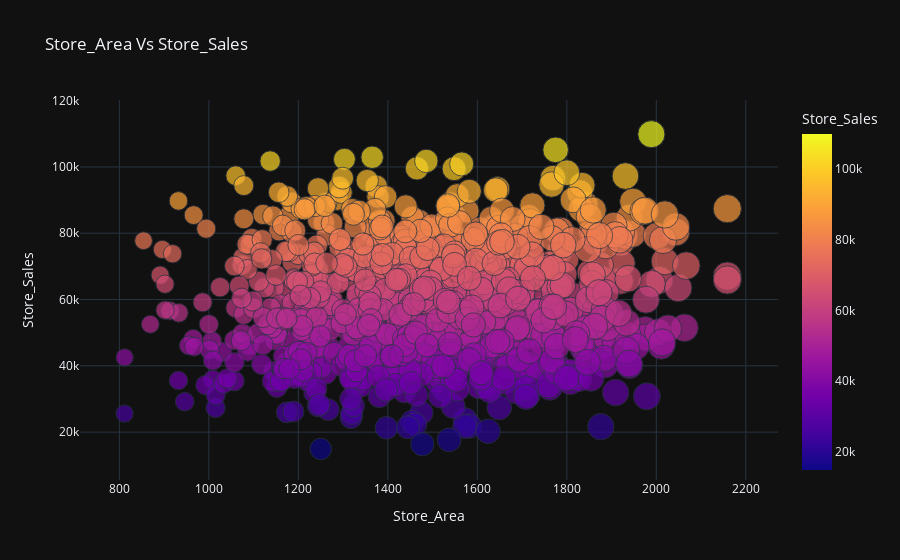

The notebook cell saved with this chart:
### Markdown cell above
Store area and items available attributes seems to have high correlance as stated before.

### Code cell
px.scatter(df,df.Store_Area,df.Store_Sales,color='Store_Sales',size='Store_Area',template='plotly_dark',title='Store_Area Vs Store_Sales')

### Figure 1 — Plotly figure (JSON) as saved in the notebook; plotly's stock layout.template omitted (floating-point values rounded to 4 significant figures; data arrays with more than 128 entries replaced by an {"elided": "..."} marker saying what was removed)
{"data": [{"hovertemplate": "Store_Area=%{marker.size}<br>Store_Sales=%{marker.color}<extra></extra>", "legendgroup": "", "marker": {"color": {"elided": "896 float values"}, "coloraxis": "coloraxis", "size": {"elided": "896 float values"}, "sizemode": "area", "sizeref": 5.397, "symbol": "circle"}, "mode": "markers", "name": "", "orientation": "v", "showlegend": false, "type": "scatter", "x": {"elided": "896 float values"}, "xaxis": "x", "y": {"elided": "896 float values"}, "yaxis": "y"}], "layout": {"coloraxis": {"colorbar": {"title": {"text": "Store_Sales"}}, "colorscale": [[0, "#0d0887"], [0.1111, "#46039f"], [0.2222, "#7201a8"], [0.3333, "#9c179e"], [0.4444, "#bd3786"], [0.5556, "#d8576b"], [0.6667, "#ed7953"], [0.7778, "#fb9f3a"], [0.8889, "#fdca26"], [1, "#f0f921"]]}, "legend": {"itemsizing": "constant", "tracegroupgap": 0}, "title": {"text": "Store_Area Vs Store_Sales"}, "xaxis": {"anchor": "y", "domain": [0, 1], "title": {"text": "Store_Area"}}, "yaxis": {"anchor": "x", "domain": [0, 1], "title": {"text": "Store_Sales"}}}}
